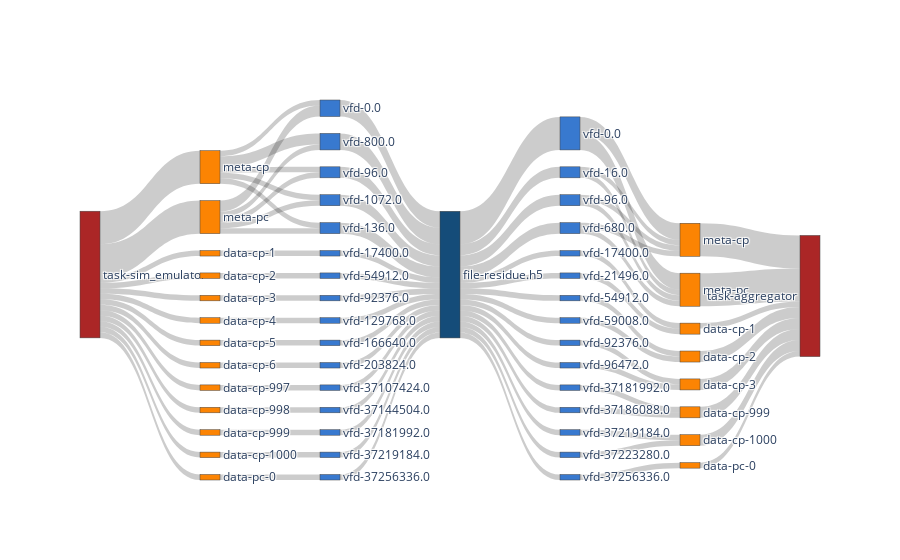

The notebook cell this image was saved under:
### Code cell
f1_nodes, f1_nodes_dict = get_nodes_for_sankey(F1,rm_tags=['sim','agg_r'])

# print(node_ref2)

f1_links = get_links_for_sankey(F1, f1_nodes_dict)
fig = go.Figure(go.Sankey(
            node = f1_nodes,
            link = f1_links, orientation='h'))
fig.show()
fig.write_html(f"{path}/sankey-sim_w_agg_r-vol-vfd.html")

### Figure 1 — Plotly figure (JSON) as saved in the notebook; plotly's stock layout.template omitted (floating-point values rounded to 4 significant figures)
{"data": [{"link": {"label": ["access_cnt = 6, access_size = 1, ave_acc_size=0.17", "access_cnt = 6, access_size = 1, ave_acc_size=0.17", "access_cnt = 1, access_size = 1, ave_acc_size=1.0", "access_cnt = 1, access_size = 1, ave_acc_size=1.0", "access_cnt = 1, access_size = 1, ave_acc_size=1.0", "access_cnt = 1, access_size = 1, ave_acc_size=1.0", "access_cnt = 1, access_size = 1, ave_acc_size=1.0", "access_cnt = 1, access_size = 1, ave_acc_size=1.0", "access_cnt = 1, access_size = 1, ave_acc_size=1.0", "access_cnt = 1, access_size = 1, ave_acc_size=1.0", "access_cnt = 1, access_size = 1, ave_acc_size=1.0", "access_cnt = 1, access_size = 1, ave_acc_size=1.0", "access_cnt = 1, access_size = 1, ave_acc_size=1.0", "access_cnt = 1, access_size = 1, ave_acc_size=1.0", "access_cnt = 1, access_size = 1, ave_acc_size=1.0", "access_cnt = 1, access_size = 1, ave_acc_size=1.0", "access_cnt = 1, access_size = 1, ave_acc_size=1.0", "access_cnt = 2, access_size = 1, ave_acc_size=0.5", "access_cnt = 2, access_size = 1, ave_acc_size=0.5", "access_cnt = 1, access_size = 1, ave_acc_size=1.0", "access_cnt = 1, access_size = 1, ave_acc_size=1.0", "access_cnt = 1, access_size = 1, ave_acc_size=1.0", "access_cnt = 1, access_size = 1, ave_acc_size=1.0", "access_cnt = 1, access_size = 1, ave_acc_size=1.0", "access_cnt = 1, access_size = 1, ave_acc_size=1.0", "access_cnt = 1, access_size = 1, ave_acc_size=1.0", "access_cnt = 1, access_size = 1, ave_acc_size=1.0", "access_cnt = 1, access_size = 1, ave_acc_size=1.0", "access_cnt = 1, access_size = 1, ave_acc_size=1.0", "access_cnt = 1, access_size = 1, ave_acc_size=1.0", "access_cnt = 1, access_size = 1, ave_acc_size=1.0", "access_cnt = 1, access_size = 1, ave_acc_size=1.0", "access_cnt = 1, access_size = 1, ave_acc_size=1.0", "access_cnt = 1, access_size = 1, ave_acc_size=1.0", "access_cnt = 3, access_size = 1, ave_acc_size=0.33", "access_cnt = 2, access_size = 1, ave_acc_size=0.5", "access_cnt = 2, access_size = 1, ave_acc_size=0.5", "access_cnt = 2, access_size = 1, ave_acc_size=0.5", "access_cnt = 3, access_size = 1, ave_acc_size=0.33", "access_cnt = 1, access_size = 1, ave_acc_size=1.0", "access_cnt = 1, access_size = 1, ave_acc_size=1.0", "access_cnt = 1, access_size = 1, ave_acc_size=1.0", "access_cnt = 1, access_size = 1, ave_acc_size=1.0", "access_cnt = 1, access_size = 1, ave_acc_size=1.0", "access_cnt = 1, access_size = 1, ave_acc_size=1.0", "access_cnt = 1, access_size = 1, ave_acc_size=1.0", "access_cnt = 1, access_size = 1, ave_acc_size=1.0", "access_cnt = 1, access_size = 1, ave_acc_size=1.0", "access_cnt = 1, access_size = 1, ave_acc_size=1.0", "access_cnt = 1, access_size = 1, ave_acc_size=1.0", "access_cnt = 6, access_size = 1, ave_acc_size=0.17", "access_cnt = 2, access_size = 1, ave_acc_size=0.5", "access_cnt = 2, access_size = 1, ave_acc_size=0.5", "access_cnt = 2, access_size = 1, ave_acc_size=0.5", "access_cnt = 1, access_size = 1, ave_acc_size=1.0", "access_cnt = 1, access_size = 1, ave_acc_size=1.0", "access_cnt = 1, access_size = 1, ave_acc_size=1.0", "access_cnt = 1, access_size = 1, ave_acc_size=1.0", "access_cnt = 1, access_size = 1, ave_acc_size=1.0", "access_cnt = 1, access_size = 1, ave_acc_size=1.0", "access_cnt = 1, access_size = 1, ave_acc_size=1.0", "access_cnt = 1, access_size = 1, ave_acc_size=1.0", "access_cnt = 1, access_size = 1, ave_acc_size=1.0", "access_cnt = 1, access_size = 1, ave_acc_size=1.0", "access_cnt = 1, access_size = 1, ave_acc_size=1.0", "access_cnt = 3, access_size = 1, ave_acc_size=0.33", "access_cnt = 3, access_size = 1, ave_acc_size=0.33", "access_cnt = 1, access_size = 1, ave_acc_size=1.0", "access_cnt = 1, access_size = 1, ave_acc_size=1.0", "access_cnt = 1, access_size = 1, ave_acc_size=1.0", "access_cnt = 1, access_size = 1, ave_acc_size=1.0", "access_cnt = 1, access_size = 1, ave_acc_size=1.0", "access_cnt = 1, access_size = 1, ave_acc_size=1.0", "access_cnt = 1, access_size = 1, ave_acc_size=1.0", "access_cnt = 1, access_size = 1, ave_acc_size=1.0", "access_cnt = 1, access_size = 1, ave_acc_size=1.0", "access_cnt = 1, access_size = 1, ave_acc_size=1.0", "access_cnt = 1, access_size = 1, ave_acc_size=1.0", "access_cnt = 1, access_size = 1, ave_acc_size=1.0", "access_cnt = 1, access_size = 1, ave_acc_size=1.0", "access_cnt = 1, access_size = 1, ave_acc_size=1.0", "access_cnt = 1, access_size = 1, ave_acc_size=1.0", "access_cnt = 1, access_size = 1, ave_acc_size=1.0", "access_cnt = 1, access_size = 1, ave_acc_size=1.0", "access_cnt = 6, access_size = 1, ave_acc_size=0.17", "access_cnt = 6, access_size = 1, ave_acc_size=0.17", "access_cnt = 1, access_size = 1, ave_acc_size=1.0", "access_cnt = 2, access_size = 1, ave_acc_size=0.5", "access_cnt = 2, access_size = 1, ave_acc_size=0.5", "access_cnt = 2, access_size = 1, ave_acc_size=0.5", "access_cnt = 2, access_size = 1, ave_acc_size=0.5", "access_cnt = 1, access_size = 1, ave_acc_size=1.0"], "source": [0, 0, 0, 0, 0, 0, 0, 0, 0, 0, 0, 0, 0, 1, 1, 1, 1, 1, 2, 2, 2, 2, 2, 3, 4, 5, 6, 7, 8, 9, 10, 11, 12, 13, 14, 15, 16, 17, 18, 19, 20, 21, 22, 23, 24, 25, 26, 27, 28, 29, 30, 30, 30, 30, 30, 30, 30, 30, 30, 30, 30, 30, 30, 30, 30, 31, 31, 32, 32, 33, 33, 34, 34, 35, 36, 37, 38, 39, 40, 41, 42, 43, 44, 45, 46, 47, 48, 49, 50, 51, 52, 53], "target": [1, 2, 3, 4, 5, 6, 7, 8, 9, 10, 11, 12, 13, 14, 15, 16, 17, 18, 14, 15, 16, 17, 18, 19, 20, 21, 22, 23, 24, 25, 26, 27, 28, 29, 30, 30, 30, 30, 30, 30, 30, 30, 30, 30, 30, 30, 30, 30, 30, 30, 31, 32, 33, 34, 35, 36, 37, 38, 39, 40, 41, 42, 43, 44, 45, 46, 47, 46, 47, 46, 47, 46, 47, 48, 48, 49, 49, 50, 50, 51, 51, 52, 52, 53, 54, 54, 54, 54, 54, 54, 54, 54], "value": [6, 6, 1, 1, 1, 1, 1, 1, 1, 1, 1, 1, 1, 1, 1, 1, 1, 2, 2, 1, 1, 1, 1, 1, 1, 1, 1, 1, 1, 1, 1, 1, 1, 1, 3, 2, 2, 2, 3, 1, 1, 1, 1, 1, 1, 1, 1, 1, 1, 1, 6, 2, 2, 2, 1, 1, 1, 1, 1, 1, 1, 1, 1, 1, 1, 3, 3, 1, 1, 1, 1, 1, 1, 1, 1, 1, 1, 1, 1, 1, 1, 1, 1, 1, 6, 6, 1, 2, 2, 2, 2, 1]}, "node": {"color": ["#ab2626", "#fc8403", "#fc8403", "#fc8403", "#fc8403", "#fc8403", "#fc8403", "#fc8403", "#fc8403", "#fc8403", "#fc8403", "#fc8403", "#fc8403", "#fc8403", "#3879cf", "#3879cf", "#3879cf", "#3879cf", "#3879cf", "#3879cf", "#3879cf", "#3879cf", "#3879cf", "#3879cf", "#3879cf", "#3879cf", "#3879cf", "#3879cf", "#3879cf", "#3879cf", "#154c79", "#3879cf", "#3879cf", "#3879cf", "#3879cf", "#3879cf", "#3879cf", "#3879cf", "#3879cf", "#3879cf", "#3879cf", "#3879cf", "#3879cf", "#3879cf", "#3879cf", "#3879cf", "#fc8403", "#fc8403", "#fc8403", "#fc8403", "#fc8403", "#fc8403", "#fc8403", "#fc8403", "#ab2626"], "label": ["task-sim_emulator", "meta-cp", "meta-pc", "data-cp-1", "data-cp-2", "data-cp-3", "data-cp-4", "data-cp-5", "data-cp-6", "data-cp-997", "data-cp-998", "data-cp-999", "data-cp-1000", "data-pc-0", "vfd-0.0", "vfd-96.0", "vfd-1072.0", "vfd-136.0", "vfd-800.0", "vfd-17400.0", "vfd-54912.0", "vfd-92376.0", "vfd-129768.0", "vfd-166640.0", "vfd-203824.0", "vfd-37107424.0", "vfd-37144504.0", "vfd-37181992.0", "vfd-37219184.0", "vfd-37256336.0", "file-residue.h5", "vfd-0.0", "vfd-16.0", "vfd-96.0", "vfd-680.0", "vfd-17400.0", "vfd-21496.0", "vfd-54912.0", "vfd-59008.0", "vfd-92376.0", "vfd-96472.0", "vfd-37181992.0", "vfd-37186088.0", "vfd-37219184.0", "vfd-37223280.0", "vfd-37256336.0", "meta-cp", "meta-pc", "data-cp-1", "data-cp-2", "data-cp-3", "data-cp-999", "data-cp-1000", "data-pc-0", "task-aggregator"], "x": [], "y": []}, "orientation": "h", "type": "sankey"}], "layout": {}}
